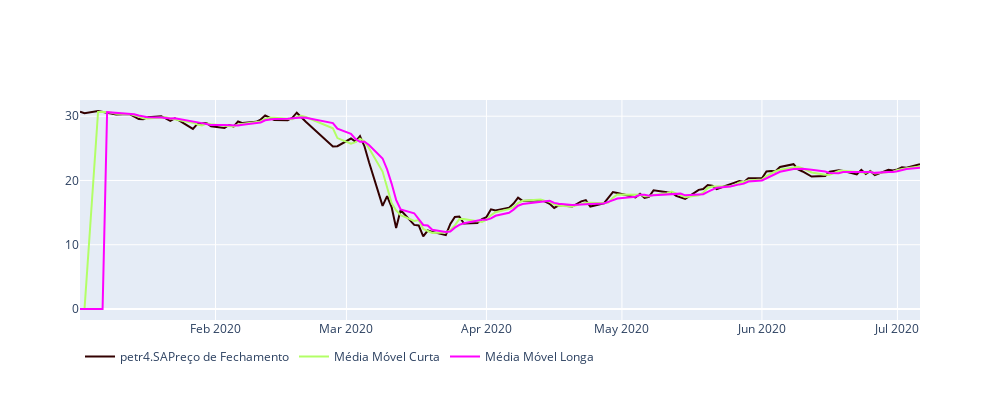

Notebook source saved alongside this figure:
### Markdown cell above
## Plota o gráfico com o preço de fechamento e as médias móveis

### Code cell
close_prices = go.Scatter(
                            x = df_stock_prices['Date'],
                            y = df_stock_prices['Close'],
                            name = stock + 'Preço de Fechamento',
                            line = dict(color = '#330000'),
                            opacity = 1.0)

mm_s = go.Scatter(
                    x = df_stock_prices['Date'],
                    y = df_stock_prices[mean_short],
                    name = 'Média Móvel Curta',
                    line = dict(color = '#B2FF66'),
                    opacity = 1.0)

mm_l = go.Scatter(
                    x = df_stock_prices['Date'],
                    y = df_stock_prices[mean_long],
                    name = 'Média Móvel Longa',
                    line = dict(color = '#FF00FF'),
                    opacity = 1.0)

layout = go.Layout(
                    autosize=False,
                    legend_orientation='h',
                    width=1000,
                    height=400)

data_prices = [close_prices,mm_s,mm_l]

fig = go.Figure(data=data_prices, layout=layout)

py.iplot(fig)
